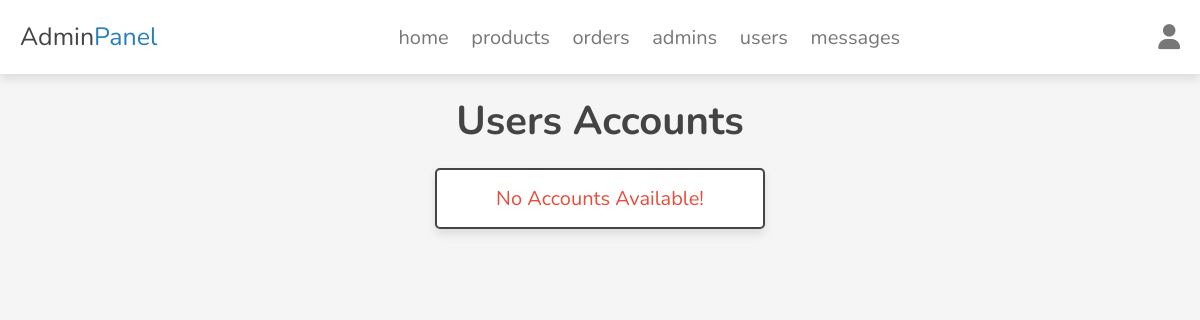
Before: /assets/admin/users_accounts.php (signed in) with the older database file.
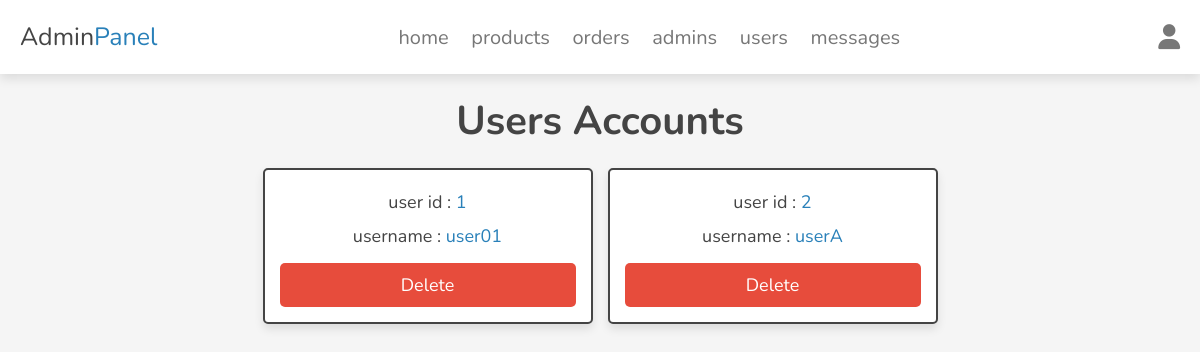
After: the same page with the newer database file.
### tables this page shows
CREATE TABLE `users` (
  `id` int(100) NOT NULL,
  `name` varchar(20) NOT NULL,
  `email` varchar(50) NOT NULL,
  `password` varchar(50) NOT NULL
);

### assets/admin/users_accounts.php (the view, shortened to what this page needs)
<?php
require('../components/connect.php');
?>
<!DOCTYPE html>
<html lang="en">
<head>
    <link rel="stylesheet" href="https://cdnjs.cloudflare.com/ajax/libs/font-awesome/6.5.0/css/all.min.css">
    <link rel="stylesheet" href="../css/admin_style.css">
</head>
<body>
<?php require('../components/admin_header.php'); ?>
<section class="accounts">
    <h1 class="heading">users accounts</h1>
    <div class="box-container">
        <?php
        $select_users = $conn->prepare("SELECT * FROM `users`");
        $select_users->execute();
        if($select_users->rowCount() > 0){
            while($fetch_users = $select_users->fetch(PDO::FETCH_ASSOC)){
        ?>
            <div class="box">
                <p>user id : <span><?= $fetch_users['id']; ?></span></p>
                <p>username : <span><?= $fetch_users['name']; ?></span></p>
                <a href="./users_accounts.php?delete=<?= $fetch_users['id']; ?>" class="delete-btn"
                onclick="return confirm('delete this account?');">delete</a>
            </div>
        <?php
        }
        }else{
            echo '<p class="empty">no accounts available!</p>';
        }
        ?>
    </div>
</section>
</body>
</html>

Changed rows visible on the page:
added users: id "1", name "user01"
added users: id "2", name "userA"
Other visible differences:
text no longer shown: "No Accounts Available!"
